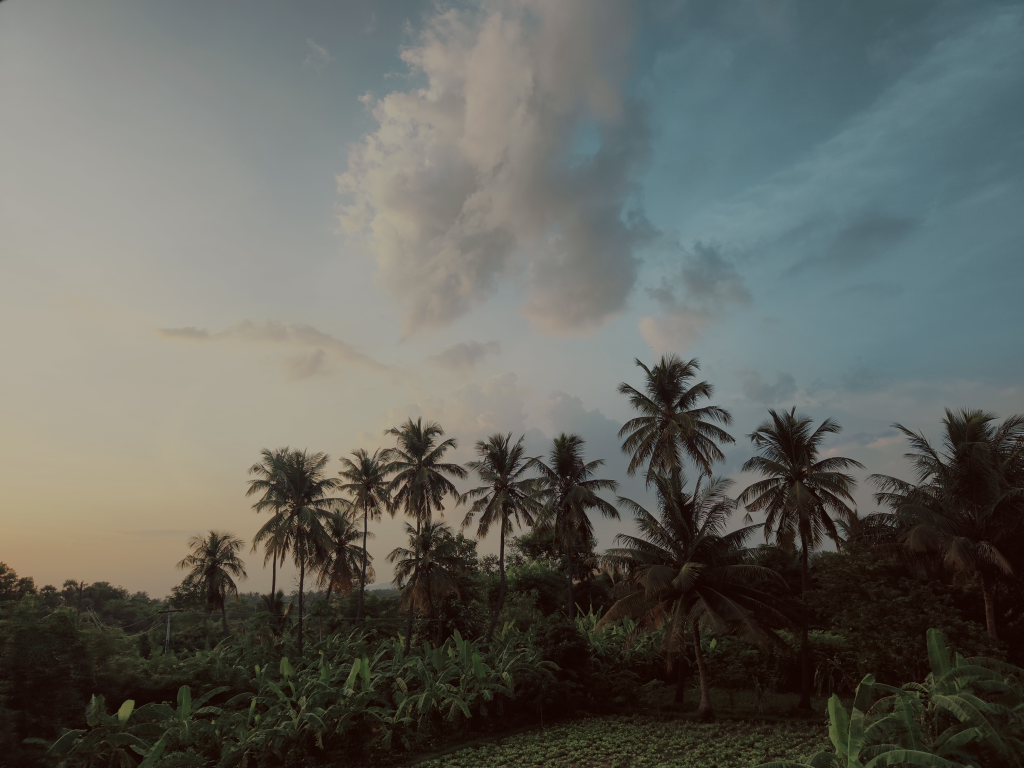
#> input picture d/2025/February/IMG_20240812_181246.jpg, 4096 x 3072 px (shown at 1/4 size)
$ python -i stage_document.py   (imports and definitions only)
#> lines starting #> are read from the running program, lines starting #| are printed output that depends on the picture
### src/classify/category_config.py
"""
Category taxonomy for content-based image classification.

This is the single source of truth for all classification categories.
Categories are data-driven (not hardcoded if/else chains) and are seeded
into the SQLite ``categories`` table on first run.
"""

from __future__ import annotations

# ---------------------------------------------------------------------------
# Full taxonomy — order matters for seeding (id will be auto-incremented)
# ---------------------------------------------------------------------------

CATEGORY_TAXONOMY: list[dict] = [
    {
        "key": "videos",
        "label": "Videos",
        "priority": 0,
        "default_enabled": True,
        "detection": "filesystem",
    },
    {
        "key": "documents",
        "label": "Documents",
        "priority": 1,
        "default_enabled": True,
        "detection": "heuristic",
    },
    {
        "key": "screenshots",
        "label": "Screenshots",
        "priority": 1,
        "default_enabled": True,
        "detection": "heuristic",
    },
    {
        "key": "people",
        "label": "People",
        "priority": 2,
        "default_enabled": True,
        "detection": "ml_face",
    },
    {
        "key": "travel",
        "label": "Travel",
        "priority": 2,
        "default_enabled": True,
        "detection": "exif+ml",
    },
    {
        "key": "family",
        "label": "Family",
        "priority": 3,
        "default_enabled": True,
        "detection": "face+scene",
    },
    {
        "key": "selfies",
        "label": "Selfies",
        "priority": 3,
        "default_enabled": False,
        "detection": "face_bbox",
    },
    {
        "key": "events",
        "label": "Events",
        "priority": 3,
        "default_enabled": True,
        "detection": "face+exif",
    },
    {
        "key": "nature",
        "label": "Nature / Scenery",
        "priority": 4,
        "default_enabled": True,
        "detection": "ml_scene",
    },
    {
        "key": "food",
        "label": "Food",
        "priority": 4,
        "default_enabled": False,
        "detection": "ml_scene",
    },
    {
        "key": "pets",
        "label": "Pets / Animals",
        "priority": 4,
        "default_enabled": False,
        "detection": "ml_scene",
    },
    {
        "key": "vehicles",
        "label": "Vehicles",
        "priority": 5,
        "default_enabled": False,
        "detection": "ml_scene",
    },
    {
        "key": "art",
        "label": "Art / Architecture",
        "priority": 5,
        "default_enabled": False,
        "detection": "ml_scene",
    },
    {
        "key": "night",
        "label": "Night / Landscape",
        "priority": 5,
        "default_enabled": False,
        "detection": "exif+ml",
    },
    {
        "key": "other",
        "label": "Other / Unclassified",
        "priority": 99,
        "default_enabled": True,
        "detection": "fallback",
    },
]

# ---------------------------------------------------------------------------
# Common screen resolutions for screenshot detection (width, height)
# Includes common desktop, laptop, tablet and phone resolutions
# ---------------------------------------------------------------------------

SCREEN_RESOLUTIONS: set[tuple[int, int]] = {
    # Desktop / Laptop
    (1920, 1080), (1080, 1920),
    (2560, 1440), (1440, 2560),
    (3840, 2160), (2160, 3840),
    (1366, 768),  (768, 1366),
    (1440, 900),  (900, 1440),
    (1680, 1050), (1050, 1680),
    (1280, 720),  (720, 1280),
    (1280, 800),  (800, 1280),
    (1600, 900),  (900, 1600),
    (2560, 1600), (1600, 2560),
    (3440, 1440), (1440, 3440),
    (2560, 1080), (1080, 2560),
    # Apple Retina
    (2880, 1800), (1800, 2880),
    (3024, 1964), (1964, 3024),
    (2048, 1536), (1536, 2048),
    (5120, 2880), (2880, 5120),
    # iPhone
    (750, 1334),  (1334, 750),
    (1125, 2436), (2436, 1125),
    (1170, 2532), (2532, 1170),
    (1179, 2556), (2556, 1179),
    (1284, 2778), (2778, 1284),
    (1290, 2796), (2796, 1290),
    (828, 1792),  (1792, 828),
    (1242, 2688), (2688, 1242),
    # Android common
    (1080, 2400), (2400, 1080),
    (1080, 2340), (2340, 1080),
    (1440, 3200), (3200, 1440),
    (1440, 3120), (3120, 1440),
    (1080, 1920), (1920, 1080),
    # Tablets
    (2732, 2048), (2048, 2732),
    (2360, 1640), (1640, 2360),
    (2388, 1668), (1668, 2388),
}

# ---------------------------------------------------------------------------
# ImageNet class-index → category key mapping
# One inference pass maps to zero or more categories via this table.
# Indices reference the standard ImageNet-1000 class list.
# ---------------------------------------------------------------------------

SCENE_CLASS_MAP: dict[int, str] = {}

# Nature / Scenery — landscape, outdoor natural scenes
_nature_indices = [
    970, 971, 972, 973, 974, 975, 976, 979, 980,  # alp, cliff, coral reef, geyser, lakeside, promontory, sandbar, valley, volcano
    846, 847, 848, 849, 850,  # seashore related
    975,  # promontory
    331, 332,  # not animals — general outdoor
]
for _i in _nature_indices:
    SCENE_CLASS_MAP[_i] = "nature"

# Food — food items, dining
_food_indices = [
    924, 925, 926, 927, 928, 929, 930, 931, 932, 933, 934, 935, 936, 937, 938, 939, 940, 941, 942, 943, 944, 945, 946, 947, 948, 949, 950, 951, 952, 953, 954, 955, 956, 957, 958, 959, 960, 961, 962, 963, 964, 965, 966, 967, 968, 969,
    # Specific food items
    567,  # frying pan
    968,  # cup
    504,  # coffee mug
    809,  # soup bowl
    899,  # water bottle
]
for _i in _food_indices:
    SCENE_CLASS_MAP[_i] = "food"

# Pets / Animals — dogs, cats, birds, etc.
_pet_indices = list(range(151, 269))  # dog breeds
_pet_indices += list(range(281, 286))  # cat breeds
_pet_indices += list(range(7, 25))    # birds
_pet_indices += [0, 1, 2, 3, 4, 5, 6]  # fish
_pet_indices += list(range(30, 70))   # various animals
for _i in _pet_indices:
    SCENE_CLASS_MAP[_i] = "pets"

# Vehicles
_vehicle_indices = [
    407, 436, 468, 511, 555, 569, 573, 574, 575, 609, 627, 654, 656, 665, 670, 675, 705, 717, 734, 751, 779, 817, 864, 867, 874,
    # [5 lines of commented-out code are left out]
    404,  # airliner
    895,  # warplane
    510,  # container_ship
    628,  # lifeboat
    724,  # pirate_ship
    814,  # speedboat
]
for _i in _vehicle_indices:
    SCENE_CLASS_MAP[_i] = "vehicles"

# Art / Architecture — buildings, monuments, museums
_art_indices = [
    497, 536, 538, 539, 540, 541, 556, 575, 576, 577, 663, 668, 669, 698, 725, 726, 727, 728, 730, 732, 743, 797, 831, 832, 833, 834, 835, 836, 838,
    # 497=church, 536=dock, 538=dome, 556=fire_screen, 663=monastery,
    # 668=mosque, 669=mound, 698=palace, 725=pier, 832=stupa, 833=submarine
    483,  # castle
    576,  # gondola
    836,  # suspension_bridge
]
for _i in _art_indices:
    SCENE_CLASS_MAP[_i] = "art"

# Travel (ML fallback) — airport, resort, landmarks
_travel_ml_indices = [
    405,  # airship
    449,  # beacon / lighthouse
    694,  # padlock
]
for _i in _travel_ml_indices:
    SCENE_CLASS_MAP[_i] = "travel"

# ---------------------------------------------------------------------------
# EXIF keywords that suggest Travel
# ---------------------------------------------------------------------------

TRAVEL_KEYWORDS: set[str] = {
    "travel", "vacation", "holiday", "trip", "airport", "flight",
    "beach", "resort", "hotel", "motel", "hostel", "tourism",
    "landmark", "monument", "sightseeing", "cruise", "backpacking",
    "abroad", "international", "passport", "hiking", "camping",
    "temple", "cathedral", "museum", "national park",
}

# ---------------------------------------------------------------------------
# EXIF keywords that suggest Events
# ---------------------------------------------------------------------------

EVENT_KEYWORDS: set[str] = {
    "birthday", "wedding", "party", "celebration", "anniversary",
    "graduation", "ceremony", "festival", "concert", "reunion",
    "christmas", "new year", "thanksgiving", "easter", "halloween",
    "baby shower", "engagement", "reception", "prom", "gala",
}

# ---------------------------------------------------------------------------
# UI icon map (emoji) for frontend display
# ---------------------------------------------------------------------------

CATEGORY_ICONS: dict[str, str] = {
    "videos": "🎥",
    "documents": "📄",
    "screenshots": "🖥️",
    "people": "👤",
    "travel": "✈️",
    "family": "👨‍👩‍👧‍👦",
    "selfies": "🤳",
    "events": "🎉",
    "nature": "🌿",
    "food": "🍽️",
    "pets": "🐾",
    "vehicles": "🚗",
    "art": "🏛️",
    "night": "🌙",
    "other": "📁",
}

### src/logger.py
import logging
import os
from datetime import datetime

def setup_logging():

    #create log if doesn't exist
    log_folder="logs"
    os.makedirs(log_folder,exist_ok=True)

    log_filename= os.path.join(log_folder,f"backup_{datetime.now().strftime('%Y%m%d')}.log")

    log_level_str = os.environ.get("CLEAN_BACKUP_LOG_LEVEL", "INFO").upper()
    log_level = getattr(logging, log_level_str, logging.INFO)

    logging.basicConfig(
        filename=log_filename,
        level=log_level,
        # %levelname inserts the Severity Level of the log.
        # %asctime inserts the Timestamp.
        # %message inserts the actual message.
        format='%(asctime)s - %(levelname)s - %(message)s',
        datefmt='%Y-%m-%d %H:%M:%S'
        )

    #print log streams to console
    console= logging.StreamHandler()
    console.setLevel(log_level)
    logging.getLogger('').addHandler(console)

    return logging.getLogger(__name__)

logger= setup_logging()

### src/classify/stage_document.py
"""
Stage B — Document / Screenshot heuristic detection.

Uses metadata and simple image analysis (no ML) to identify:
- **Screenshots**: no camera EXIF + pixel dimensions match common screens
- **Documents**: tall aspect ratio + high edge density (text-like patterns)
"""

from __future__ import annotations

from src.classify.category_config import SCREEN_RESOLUTIONS
from src.classify.stage_exif import ExifData
from src.logger import logger


# [88 lines left out: functions detect_screenshot, detect_document, not called in this run]


def _analyse_edge_density(image_path: str) -> float:
    """
    Basic edge density analysis using Pillow.

    Converts to grayscale, applies a simple edge-detection kernel,
    and measures the proportion of strong-edge pixels.

    Returns a score from 0.0 (few edges) to 1.0 (many edges).
    Documents typically score > 0.3.
    """
    try:
        from PIL import Image, ImageFilter

        with Image.open(image_path) as img:
            # Resize to speed up analysis
#> img is the input picture: PIL image 4096x3072 RGB; mean R, G, B 98.9, 100.6, 94.9
            img_small = img.convert("L").resize((400, 400), Image.Resampling.LANCZOS)
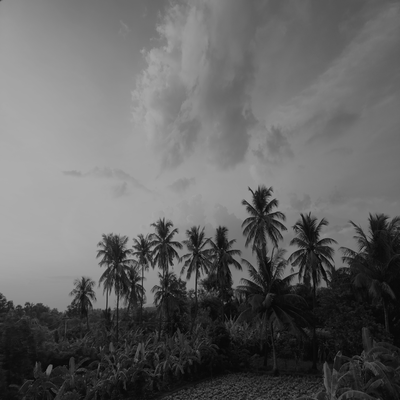
#> img_small: PIL image 400x400 L; min 3, max 173, mean 99.5
            edges = img_small.filter(ImageFilter.FIND_EDGES)
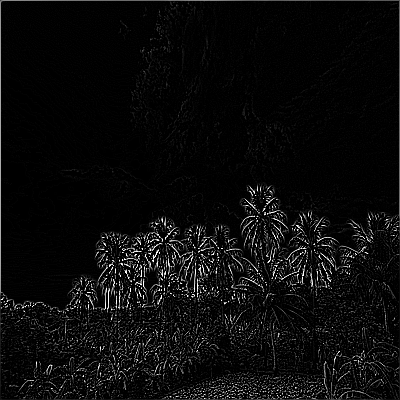
#> edges: PIL image 400x400 L; min 0, max 255, mean 11.5

            # Count pixels above an intensity threshold
            edge_pixels = sum(1 for p in edges.getdata() if p > 80)
#> edge_pixels = 7161
            total_pixels = 400 * 400
            density = edge_pixels / total_pixels
#> density = 0.0448

            return min(1.0, density * 2.5)  # Scale up — 0.4 density → 1.0 score
    except Exception as exc:
        logger.debug("Edge density analysis failed: %s", exc)
        return 0.0

>>> result = _analyse_edge_density('../../d/2025/February/IMG_20240812_181246.jpg')
#> result = 0.112
